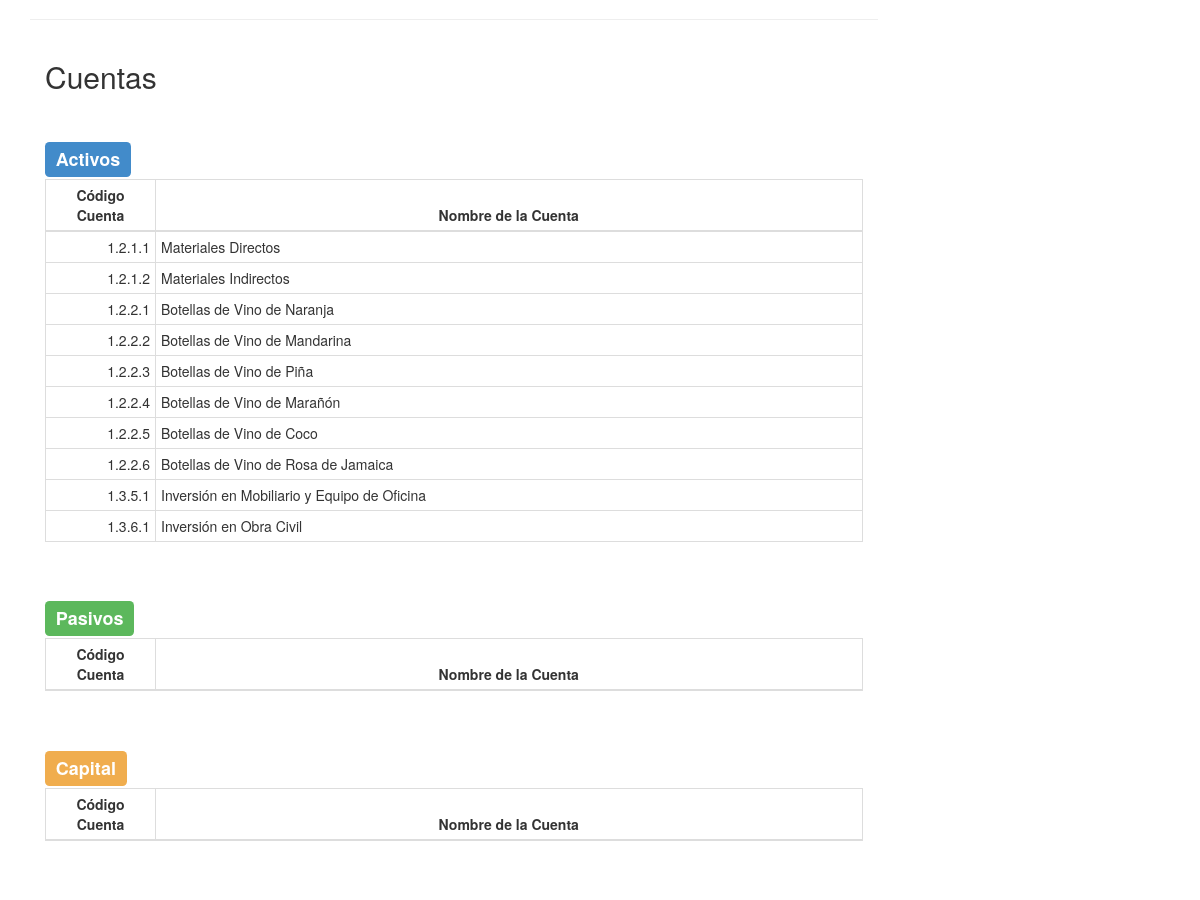
The app's page /php/catalogo-cuentas.php (signed in, middle part), older data.
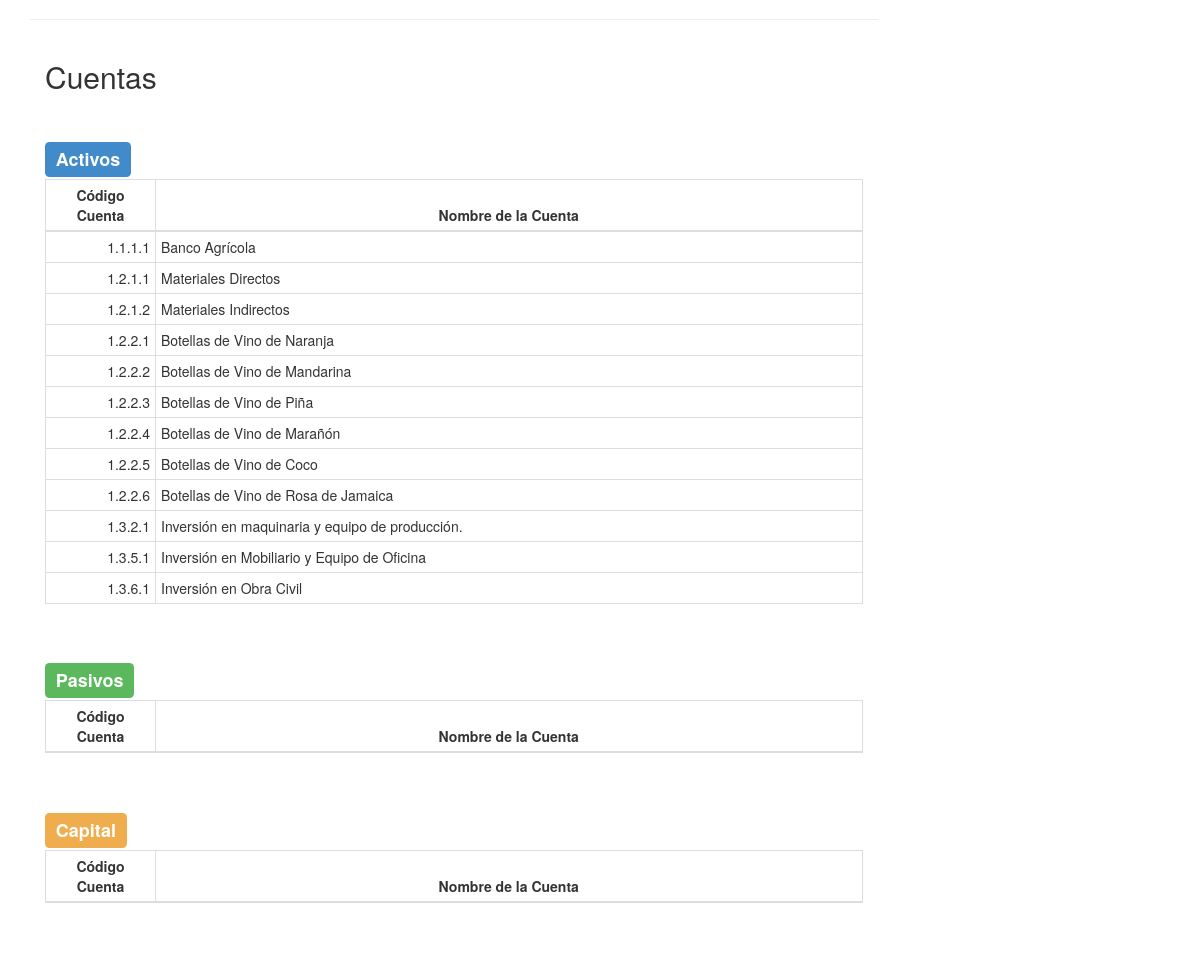
The same page, newer data.
### tables this page shows
CREATE TABLE IF NOT EXISTS `cuentas` (
  `codigo_cuenta` varchar(20) NOT NULL,
  `subgrupo` varchar(20) DEFAULT NULL,
  `nombre_cuenta` varchar(50) NOT NULL,
  `tiene_subcuenta` enum('Si','No') NOT NULL,
  `descripcion_cuenta` varchar(255) DEFAULT NULL,
  `saldo_debe` double NOT NULL,
  `saldo_haber` double NOT NULL,
  PRIMARY KEY (`codigo_cuenta`),
  KEY `subgrupo` (`subgrupo`)
);

### php/catalogo-cuentas.php (the view, shortened to what this page needs)
<!DOCTYPE html>
<html lang="es">
<head>
        <link rel="stylesheet" type="text/css" href="../css/bootstrap.min.css"/>
        <link rel="stylesheet" type="text/css" href="../css/estilos.css"/>
</head>
<body>
    <div class="container" id="contenido">
        <div class="row row-offcanvas row-offcanvas-right">
            <div class="col-xs-12 col-sm-9">
                <hr>
                <div class="container">
                    <div class="row">
                        <div class="col-lg-12">
                            <h2>Cuentas</h2>
                            <br>
                            <h3><span class="label label-primary">Activos</span></h3>
                            <?php
                                $consulta = "SELECT * FROM cuentas WHERE codigo_cuenta LIKE '1%'";
                                $ejecutar_consulta = $conexion->query($consulta);
                                echo "<div>";
                                echo "<table class='table table-hover table-condensed table-bordered text-left'>";
                                echo "<thead>";
                                echo "<tr>";
                                echo "<th width='110px' class='text-center'>Código Cuenta</th>";
                                echo "<th class='text-center'>Nombre de la Cuenta</th>";
                                echo "</tr>";
                                echo "</thead>";
                                echo "<tbody>";
                                while($registro = $ejecutar_consulta->fetch_assoc()){
                                    echo "<tr>";
                                    echo "<td class='text-right'>".utf8_encode($registro["codigo_cuenta"])."</td>";
                                    echo "<td>".utf8_encode($registro["nombre_cuenta"])."</td>";
                                    echo "</tr>";
                                }
                                echo "</tbody>";
                                echo "</table>";
                                echo "</div>";
                            ?>
                        </div>
                    </div>
                    <div class="row">
                        <div class="col-lg-12">
                            <br>
                            <h3><span class="label label-success">Pasivos</span></h3>
                            <?php
                                echo "<div>";
                                echo "<table class='table table-hover table-condensed table-bordered text-left'>";
                                echo "<thead>";
                                echo "<tr>";
                                echo "<th width='110px' class='text-center'>Código Cuenta</th>";
                                echo "<th class='text-center'>Nombre de la Cuenta</th>";
                                echo "</tr>";
                                echo "</thead>";
                                echo "</table>";
                                echo "</div>";
                            ?>
                        </div>
                    </div>
                    <div class="row">
                        <div class="col-lg-12">
                            <br>
                            <h3><span class="label label-warning">Capital</span></h3>
                            <?php
                                echo "<div>";
                                echo "<table class='table table-hover table-condensed table-bordered text-left'>";
                                echo "<thead>";
                                echo "<tr>";
                                echo "<th width='110px' class='text-center'>Código Cuenta</th>";
                                echo "<th class='text-center'>Nombre de la Cuenta</th>";
                                echo "</tr>";
                                echo "</thead>";
                                echo "</table>";
                                echo "</div>";
                            ?>
                        </div>
                    </div>
                    <div class="row">
                        <div class="col-lg-12">
                            <br>
                        </div>
                    </div>
                </div>
            </div>
            <?php include("sidebar.php"); ?>
        </div>
    </div>
</body>
</html>

Row changes from the older to the newer data that the page shows:
added cuentas: codigo_cuenta "1.1.1.1", nombre_cuenta "Banco Agrícola"
added cuentas: codigo_cuenta "1.3.2.1", nombre_cuenta "Inversión en maquinaria y equipo de producción."
